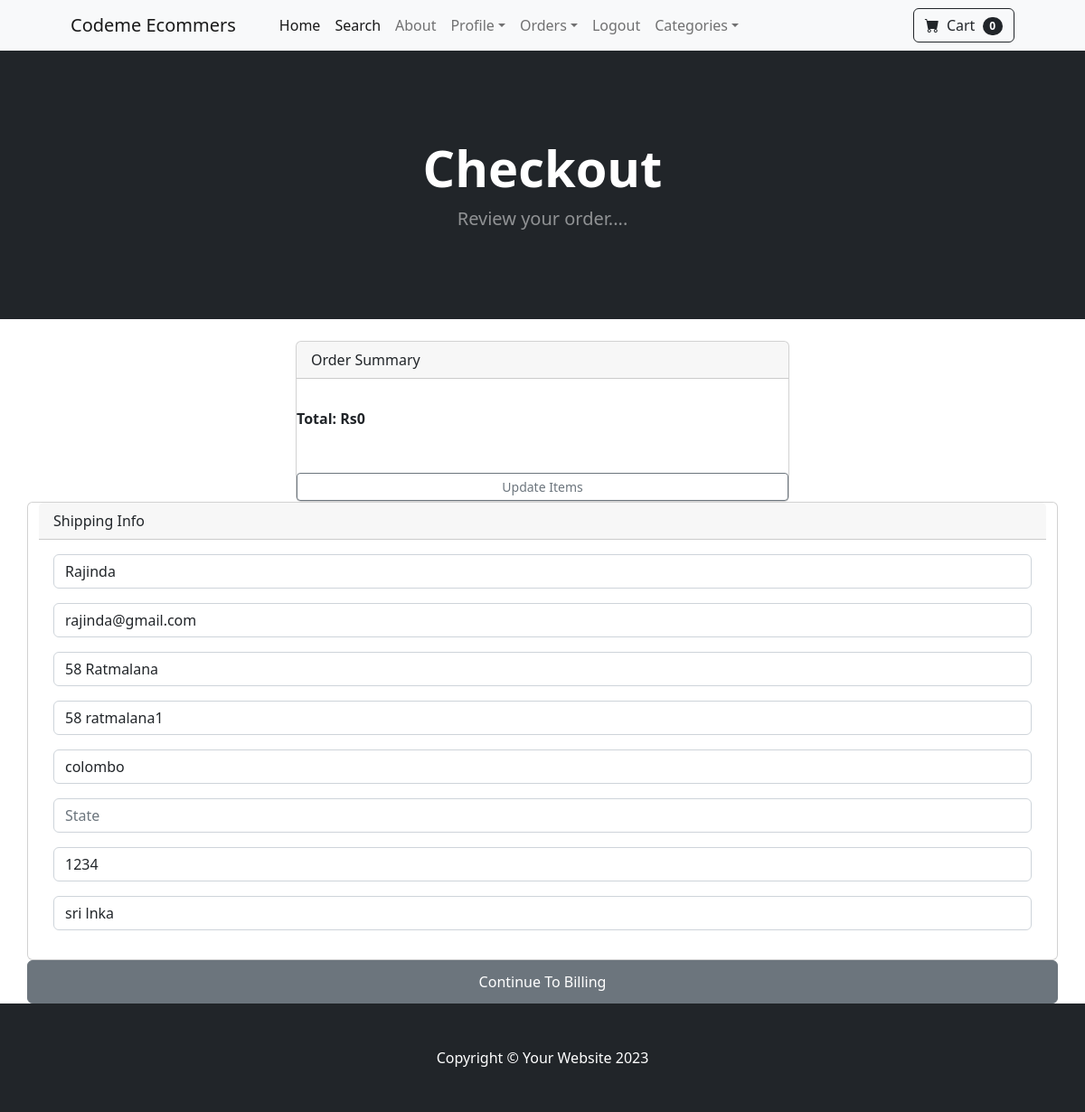
The app's page /payment/checkout (signed in) with its own data.
### payment/models.py (models this page shows)
class shippingAddress(models.Model):
  user = models.ForeignKey(User,on_delete=models.CASCADE,null=True,blank=True)
  shipping_full_name = models.CharField(max_length=255)
  shipping_email = models.CharField(max_length=255)
  shipping_address1 = models.CharField( max_length=255)
  shipping_address2 = models.CharField(max_length=255)
  shipping_city = models.CharField(max_length=255)
  shipping_state = models.CharField( max_length=255,null=True,blank=True)
  shipping_zipcode = models.CharField(max_length=255,null=True,blank=True)
  shipping_country = models.CharField(max_length=225)

### payment/views.py (the view)
# urls.py: path('checkout',views.checkout, name='checkout'),
def checkout(request):
  cart = Cart(request)
  cart_products = cart.get_prods
  quantities = cart.get_quants
  totles = cart.cart_total()
  if request.user.is_authenticated:
    shipping_user = shippingAddress.objects.get(user__id=request.user.id)
    shipping_form = ShippingForm(request.POST or None, instance = shipping_user)
    return render(request,'payment/checkout.html',{"cart_products":cart_products,"quantities":quantities,"totles":totles,"shipping_form":shipping_form})
  else:
    shipping_form = ShippingForm(request.POST or None)
    return render(request,'payment/checkout.html',{"cart_products":cart_products,"quantities":quantities,"totles":totles,"shipping_form":shipping_form})

### cart/cart.py (called while the page is built, shortened)
  def cart_total(self):
    product_ids = self.cart.keys()
    products = Product.objects.filter(id__in = product_ids)
    quantities = self.cart
    total= 0
    return total

  def __len__(self):
    return len(self.cart)

  def get_prods(self):
    product_ids = self.cart.keys()
    products = Product.objects.filter(id__in = product_ids)
    return products

### cart/context_processors.py (called while the page is built)
def cart(request):
  return {'cart':Cart(request)}

### payment/templates/payment/checkout.html (shortened to what this page needs)
{% extends "base.html" %}
{% block content %}
<header class="bg-dark py-5">
  <div class="container px-4 px-lg-5 my-5">
    <div class="text-center text-white">
      <h1 class="display-4 fw-bolder">Checkout</h1>
      <p class="lead fw-normal text-white-50 mb-0">Review your order....</p>
    </div>
  </div>
</header>
<br />
<div class="container">
  <div class="row">
    <div class="col-md-6 offset-md-3">
      <div class="card">
        <div class="card-header">Order Summary</div>
        <div class="card-body"></div>
           <strong>Total:  Rs{{ totles}} </strong>
           <br/><br/>
           <a href= "{% url 'cart_summary' %}" class = "btn btn-sm btn-outline-secondary">Update Items</a>
      </div>
    </div>
<br/><br/><br/>
<div class="card">
  <div class="card-header">
    Shipping Info
  </div>
  <div class="card-body">
    <form method ="POST" action= "{% url 'billing_info' %}" >
     {{ shipping_form.as_p }}
  </div>
</div>
<button type = "submit" class= "btn btn-secondary">Continue To Billing</button>
<br/><br/>
  </div>
</div>
{% endblock %}

### records on screen
shippingAddress: shipping_full_name "Rajinda", shipping_email "rajinda@gmail.com", shipping_address1 "58 Ratmalana", shipping_address2 "58 ratmalana1", shipping_city "colombo", shipping_zipcode "1234", shipping_country "sri lnka"

### other values on screen
{{ cart|length }} "0"
{{ totles }} "0"
